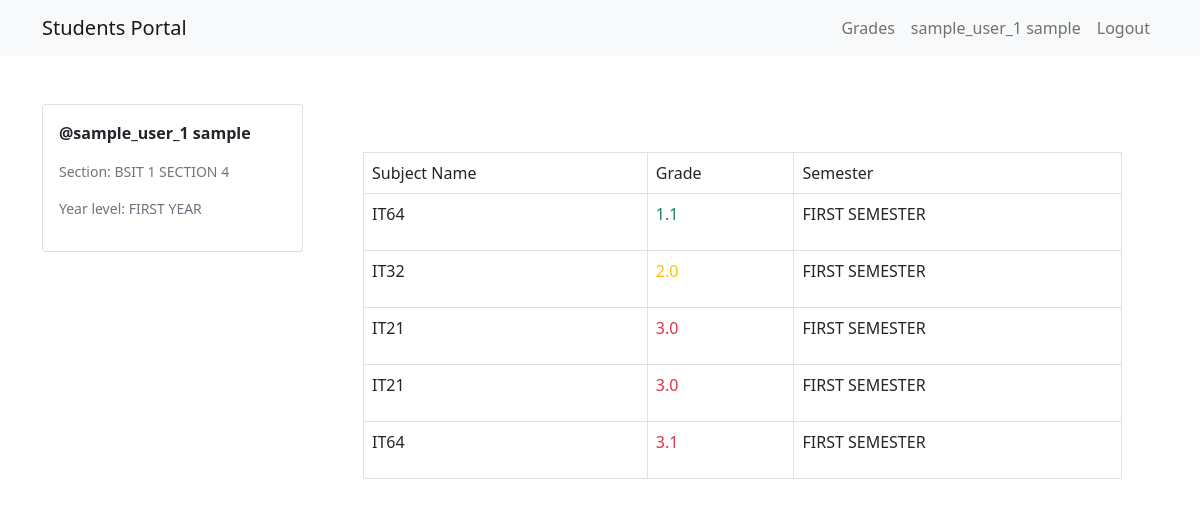
The page /student-views/view-grade.php (signed in) on the database its author committed.
### tables this page shows
CREATE TABLE `grades` (
  `id` int(11) NOT NULL,
  `std_id` int(11) NOT NULL,
  `grade` varchar(255) NOT NULL,
  `subject` varchar(255) NOT NULL,
  `semester` varchar(255) NOT NULL
);

### functions/student-logic.php (called while the page is built, shortened)
<?php
function show_data_multiple($table_name,$pk,$id){
    $conn = connect();
    $sql = "SELECT * FROM $table_name WHERE $pk = '$id'";
    $result = $conn->query($sql);
    if($result->num_rows > 0){
        $rows = array();
        while($row  = $result->fetch_assoc()){
            $rows[] = $row;
        }
        return $rows;
     }else{
         return FALSE;
     }
}
?>

### student-views/view-grade.php (the view, shortened to what this page needs)
<?php
include '../functions/student-logic.php';
include 'navbar-student.php';
if (!empty(show_data_multiple('grades', 'std_id', $_SESSION['id']))) {
    $std_data = show_data_multiple('grades', 'std_id', $_SESSION['id']);
}
?>
<main class="my-5">
    <div class="container">
        <div class="row">
            <div class="col-3">
                <div class="card">
                    <div class="card-body">
                        <p class="fw-bold">@<?php echo $_SESSION['fullname'] ?></p>
                        <p class="text-muted small">Section: <?php echo $_SESSION['section'] ?></p>
                        <p class="text-muted small">Year level: <?php echo $_SESSION['year'] ?></p>
                    </div>
                </div>
            </div>
            <div class="col-9 p-5">
                <?php if (!empty($std_data)) : ?>
                    <table class="table table-bordered">
                        <thead>
                            <td>Subject Name</td>
                            <td>Grade</td>
                            <td>Semester</td>
                        </thead>
                        <tbody>
                            <?php foreach ($std_data as $row) : ?>
                                <tr>
                                    <td><?php echo $row['subject'] ?></td>
                                    <?php if($row['grade'] >= 3): ?>
                                        <td><p class="text-danger"><?php echo $row['grade'] ?></p></td>
                                    <?php elseif($row['grade'] >= 2 && $row['grade'] < 3): ?>
                                        <td><p class="text-warning"><?php echo $row['grade'] ?></p></td>
                                    <?php elseif($row['grade'] >= 1 && $row['grade'] < 2): ?>
                                        <td><p class="text-success"><?php echo $row['grade'] ?></p></td>
                                    <?php endif; ?>
                                    <td><?php echo $row['semester'] ?></td>
                                </tr>
                            <?php endforeach; ?>
                        </tbody>
                    </table>
                <?php else : ?>
                    <div class="alert alert-secondary">
                        No grades created yet
                    </div>
                <?php endif; ?>
            </div>
        </div>
    </div>
</main>

### rows shown on the page
grades: subject "IT64", grade "1.1", semester "FIRST SEMESTER"
grades: subject "IT32", grade "2.0", semester "FIRST SEMESTER"
grades: subject "IT21", grade "3.0", semester "FIRST SEMESTER"
grades: subject "IT21", grade "3.0", semester "FIRST SEMESTER"
grades: subject "IT64", grade "3.1", semester "FIRST SEMESTER"

### other values the page prints
$_SESSION['fullname'] "sample_user_1 sample"
$_SESSION['section'] "BSIT 1 SECTION 4"
$_SESSION['year'] "FIRST YEAR"
